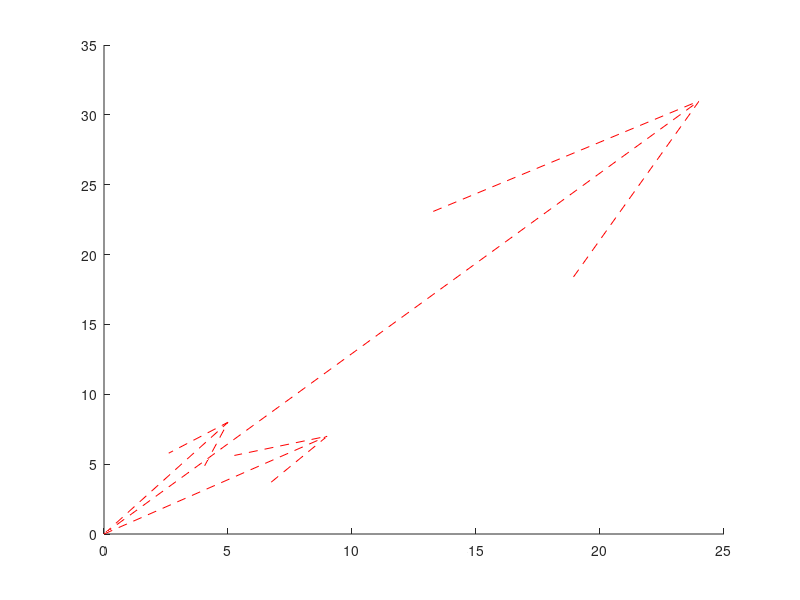

Here is the MATLAB script that generated this plot: (Note: this script raises an error after producing the figure.)
clc; clear; close all

A = [9 5 24;
     7 8 31;
     9 4 21];

b = [21;
     26.2;
     18.6];

%% Reduced Row Echelon Form
A_reduced = rref(A);
disp(A_reduced)

%% Find the rank using the rank function

Rank_A = rank(A);

%% Find a basis for the range and null spaces 
orth(A)
null(A)
%% Plot the columns of A
U = A(1,:);
V = A(2,:);
W = A(3,:);

X = zeros(1,3);
Y = zeros(1,3);
Z = zeros(1,3);

quiver3(X,Y,Z,U,V,W,'r--','AutoScale','off',LineWidth=2)
hold on
%% Plot b
U = b(1);
V = b(2);
W = b(3);

X = 0;
Y = 0;
Z = 0;

quiver3(X,Y,Z,U,V,W,'b','AutoScale','off',LineWidth=2)

%% Plot y
xs = pinv(A)*b;
y = A*xs;

U = y(1);
V = y(2);
W = y(3);

X = 0;
Y = 0;
Z = 0;

quiver3(X,Y,Z,U,V,W,'g--','AutoScale','off',LineWidth=2)
